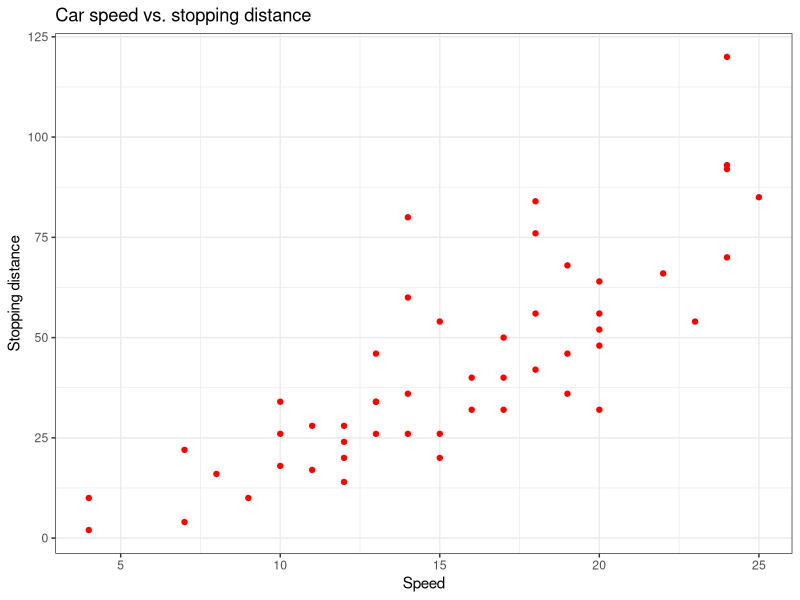
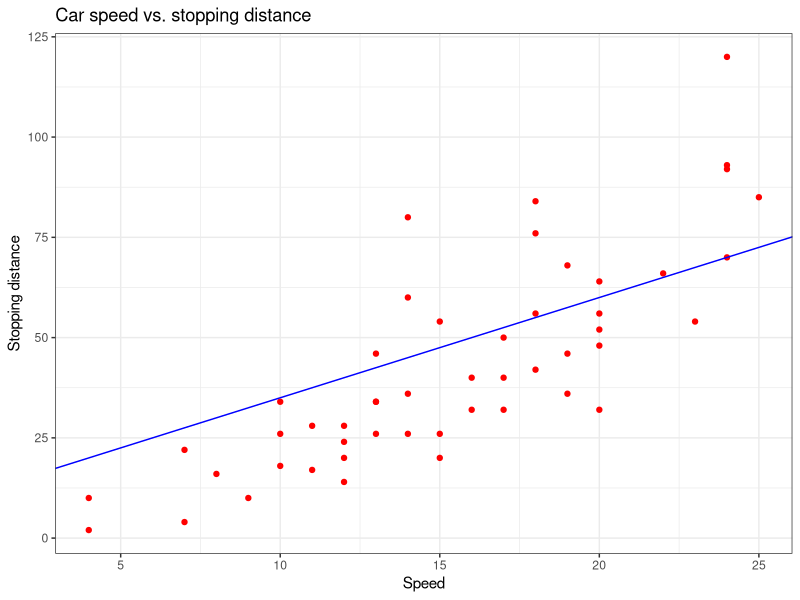
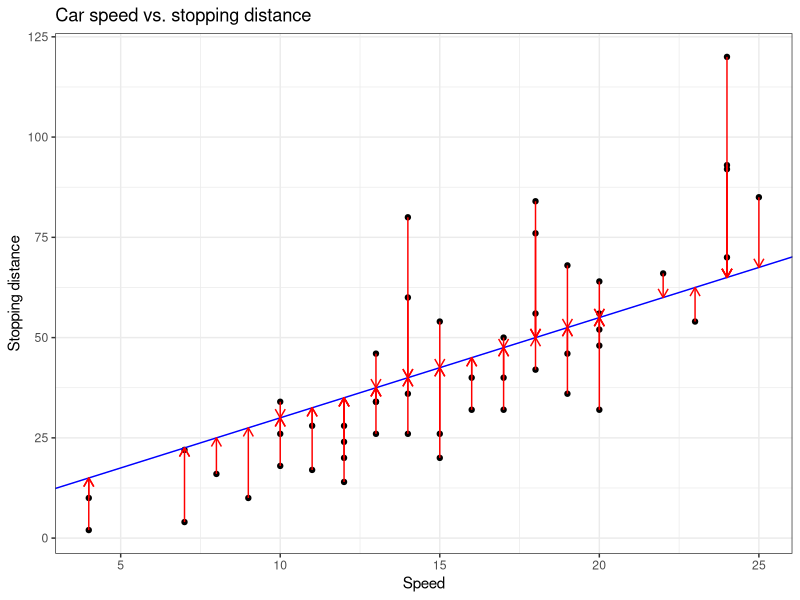
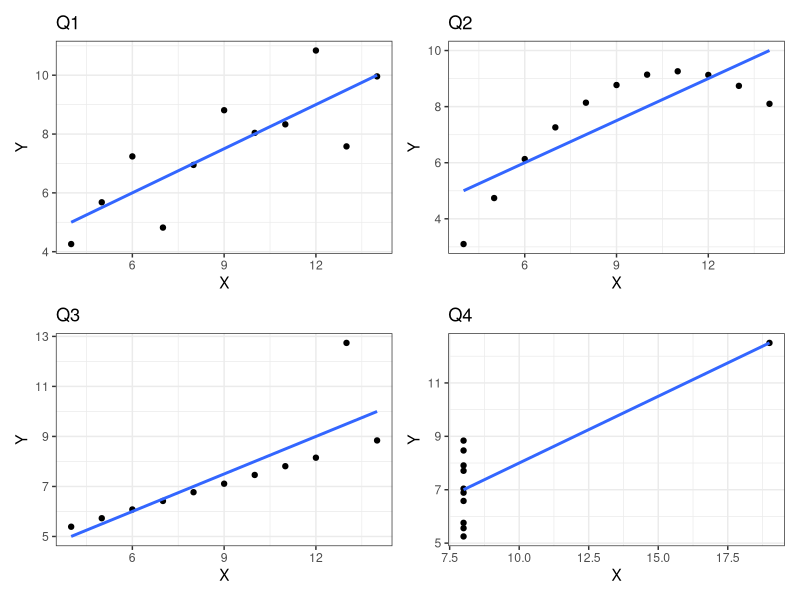

Write R code to recreate these figures, in order.
## ---- chunk 1
packages <- c("ggplot2", "readxl", "dplyr", "tidyr","xtable","patchwork","datasets")
# Install packages not yet installed
installed_packages <- packages %in% rownames(installed.packages())
if (any(installed_packages == FALSE)) {
  install.packages(packages[!installed_packages])
}
# Packages loading
invisible(lapply(packages, library, character.only = TRUE))
## ---- chunk 2
ggplot(cars,aes(x=speed,y=dist)) +
  geom_point(color="red") +
  xlab("Speed") + ylab("Stopping distance") +
  ggtitle("Car speed vs. stopping distance") +
  theme_bw() 
## ---- chunk 3
ggplot(cars,aes(x=speed,y=dist)) +
  geom_point(color="red") +
  geom_abline(intercept=10,slope=2.5,color="blue") +
  xlab("Speed") + ylab("Stopping distance") +
  ggtitle("Car speed vs. stopping distance") +
  theme_bw() 
## ---- chunk 4
ggplot(cars, aes(x = speed, y = dist)) +
  geom_point(color = "black") +
  geom_abline(intercept = 5, slope = 2.5, color = "blue") +
  geom_segment(aes(x = speed, 
                   y = dist, 
                   xend = speed, 
                   yend = 5 + 2.5 * speed), 
               arrow = arrow(length = unit(0.1, "inches")), 
               color = "red") +
  xlab("Speed") + 
  ylab("Stopping distance") +
  ggtitle("Car speed vs. stopping distance") +
  theme_bw()
## ---- chunk 5
summary(lm(cars$speed ~ cars$dist))
## ---- chunk 6
g1 = ggplot(datasets::anscombe,aes(x=x1,y=y1)) +
  geom_point(color="black") +
  geom_smooth(method = "lm",se=F) +
  theme_bw() +
  xlab("X") + ylab("Y") + ggtitle("Q1")
g2 = ggplot(datasets::anscombe,aes(x=x2,y=y2)) +
  geom_point(color="black") +
  geom_smooth(method = "lm",se=F) +
  theme_bw() +
  xlab("X") + ylab("Y") + ggtitle("Q2")
g3 = ggplot(datasets::anscombe,aes(x=x3,y=y3)) +
  geom_point(color="black") +
  geom_smooth(method = "lm",se=F) +
  theme_bw() +
  xlab("X") + ylab("Y") + ggtitle("Q3")
g4 = ggplot(datasets::anscombe,aes(x=x4,y=y4)) +
  geom_point(color="black") +
  geom_smooth(method = "lm",se=F) +
  theme_bw() +
  xlab("X") + ylab("Y") + ggtitle("Q4")

(g1 | g2) /
(g3 | g4)
